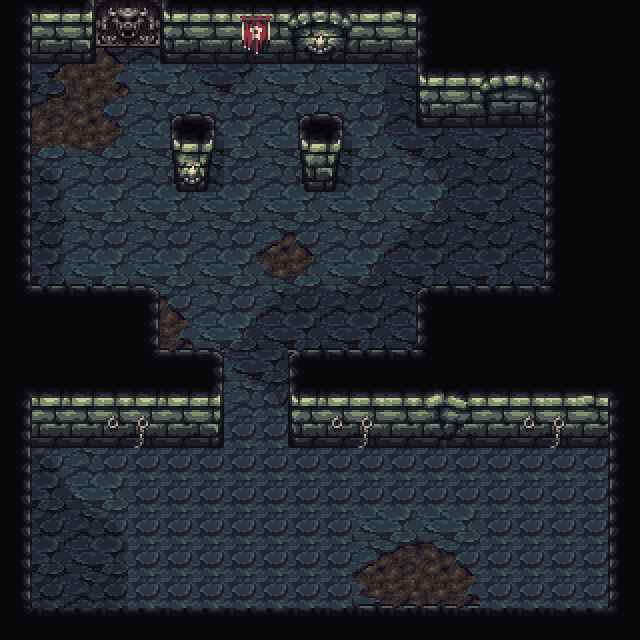

This is a level from a 2D game, rendered from its Tiled map with the project's own tilesets. A one-line summary and the map file follow, with tile-layer data summarised:
An orthogonal 20x20 tile map with 32x32 px tiles, 2 tile layers (Non collision, Collision).

<map version="1.0" orientation="orthogonal" renderorder="right-down" width="20" height="20" tilewidth="32" tileheight="32" nextobjectid="1">
 <tileset firstgid="1" name="dungeon_by_world_of_noel-d5uawc432z32" tilewidth="32" tileheight="32" tilecount="680">
  <image source="media/dungeon_by_world_of_noel-d5uawc432z32.png" width="1088" height="640" />
 </tileset>
 <layer name="Non collision" width="20" height="20">
  <data>[400 cells, 240 non-empty, 159 distinct tile ids]</data>
 </layer>
 <layer name="Collision" width="20" height="20">
  <data>[400 cells, 160 non-empty, 101 distinct tile ids]</data>
 </layer>
</map>